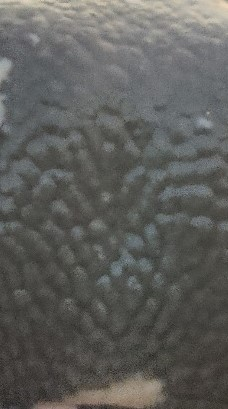
#> input picture muzzles/co88_1c.jpg, 228 x 409 px, found by its file name
$ python final.py
#> lines starting #> are read from the running program, lines starting #| are printed output that depends on the picture
import math
import cv2
import os
import numpy as np


# DETECTING COLOUR FROM THE IMAGE
def color_detect(image_path):
    # Load the image
    image = cv2.imread(image_path)
#> image is the input picture: shape (409, 228, 3); mean B, G, R 91.5, 94.5, 94.5

    # Define the coordinates of the pixel you want to sample
    x, y = 200, 250


    # Get the BGR color of the specified pixel
    pixel_color = image[y, x]
#> pixel_color = [65, 70, 71]

    # Convert BGR to RGB
    rgb_color = (pixel_color[2], pixel_color[1], pixel_color[0])
#> rgb_color = (71, 70, 65)

    # Define the ranges for different colors
    color_ranges = {
        'Black': ((0, 0, 0), (85, 85, 85)),
        'Brown': ((86, 86, 86), (170, 170, 170)),
        'Pink': ((171, 171, 171), (255, 255, 255))
    }

    # Function to calculate Euclidean distance between two points in 3D space
    def euclidean_distance(point1, point2):
        return math.sqrt(sum((x - y) ** 2 for x, y in zip(point1, point2)))

    # Initialize variables to track closest color and distance
    closest_color = None
    closest_distance = float('inf')

    # Find the closest color
    for color, (lower, upper) in color_ranges.items():
        # Calculate the center of the color range
        center = [(lower[i] + upper[i]) / 2 for i in range(3)]
        # Calculate the distance between the value and the center of the color range
        distance = euclidean_distance(rgb_color, center)
        # Update closest color if this color is closer
        if distance < closest_distance:
            closest_distance = distance
            closest_color = color
#> this loop made 3 passes
#> (distance, closest_distance) on pass 1: (45.55, 45.55)
#> distance on passes 2 to 3: 102.9, 250
#> after the loop, closest_color = 'Black'; closest_distance = 45.55

    # print(f"The closest color to the rgb_color {rgb_color} is {closest_color}.")

    return print(closest_color)
#| Black


# MAKING EDGE DETECTING FILES
def edge_detect(image_path, destination_folder):
#> called with destination_folder = 'E:\\AI\\Extra\\gitCheck\\main\\testfolder/'
    try:
        # Specify the filename of the image you want to process
        filename_to_process = os.path.basename(image_path)

        # Load the image
        image = cv2.imread(image_path, cv2.IMREAD_GRAYSCALE)
#> image: shape (409, 228); min 17, max 217, mean 94.1

        if image is None:
            raise Exception(f"Error: Unable to read the image at '{image_path}'")

        # Apply median filter for noise removal
        image_filtered = cv2.medianBlur(image, 5)  # Adjust kernel size as needed

        # Perform Canny edge detection on the filtered image
        edges = cv2.Canny(image_filtered, threshold1=5, threshold2=10)
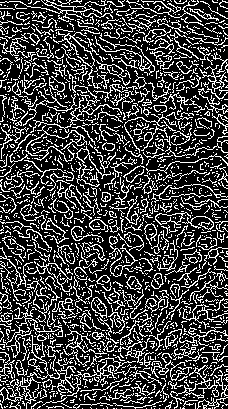
#> edges: shape (409, 228); 25.6% white in thin lines or dots

        # Construct the full path to the destination image
        destination_image_path = os.path.join(destination_folder, filename_to_process)

        # Save the edge-detected image to the destination folder
        cv2.imwrite(destination_image_path, edges)

        # print("Edge detection complete. Edge-detected image is saved in:", destination_folder)
        return destination_image_path

    except Exception as e:
        print(f"Error: {e}")
        return None


# pattern matching algorithm
def match_pattern_and_remove(root_directory, destination_folder, threshold=0.85):
    # List to store matched image paths
#> called with destination_folder = 'E:\\AI\\Extra\\gitCheck\\main\\testfolder/', threshold = 0.85
    matched_images = []

    # Iterate through images in the template directory
    for template_filename in os.listdir(destination_folder):
        if template_filename.endswith(('.jpg', '.jpeg', '.png')):  # Adjust file extensions as needed
            template_path = os.path.join(destination_folder, template_filename)

            # Read the template image
            template = cv2.imread(template_path)
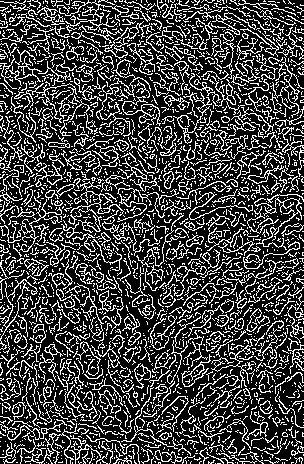
#> input picture testfolder/co93_1c.jpg, 304 x 464 px, found by its file name
#> template is the input picture: shape (464, 304, 3); min 0, max 255, mean 66.3

            if template is not None:
                # Convert the template to grayscale
                template_gray = cv2.cvtColor(template, cv2.COLOR_BGR2GRAY)

                # Iterate through folders in the root directory
#> (the run stopped early here; a loop or call above may not have finished)
